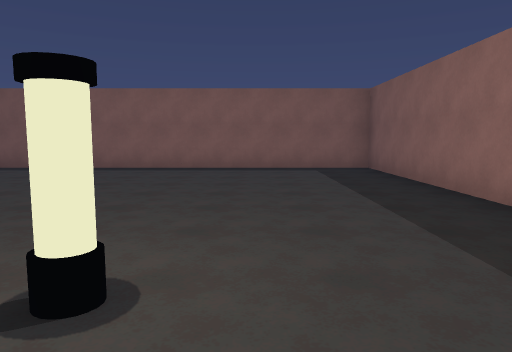
[1] (above)

22 first-person views from a walk through a Unity game level. The camera is 1.5 m above the floor, tilts 6° down and sees 70° across. The floor is counted in squares, 2 m on a side. Each view is taken from the middle of a square. On the plan, view 1 faces up. The plan holds only what a view shows up to about 11 squares ahead; the rest is blank. The place goes on beyond the plan. The player character is not drawn.

[2]
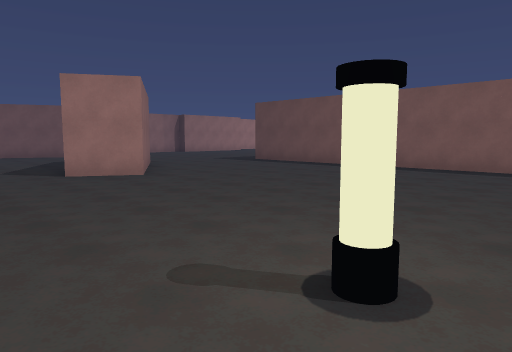

[3]
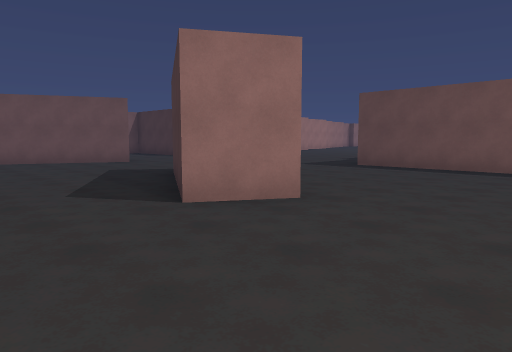

[4]
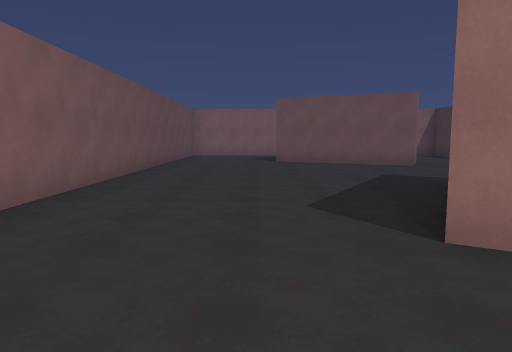

[5]
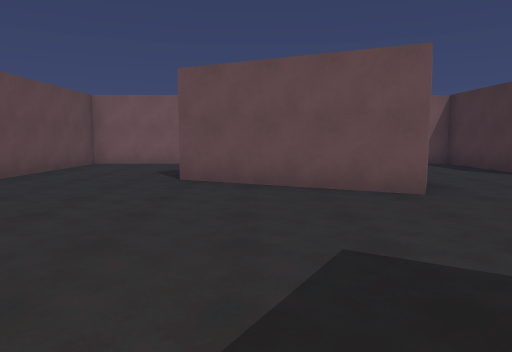

[6]
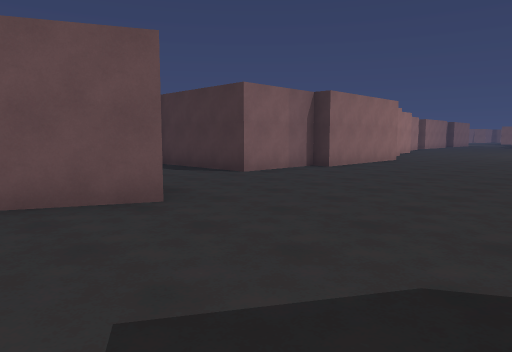

[7]
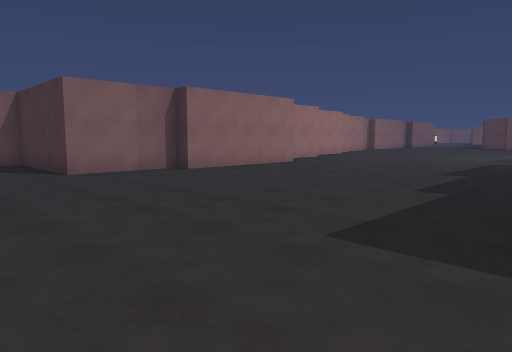

[8]
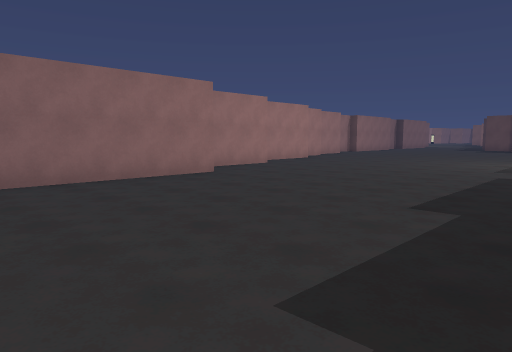

[9]
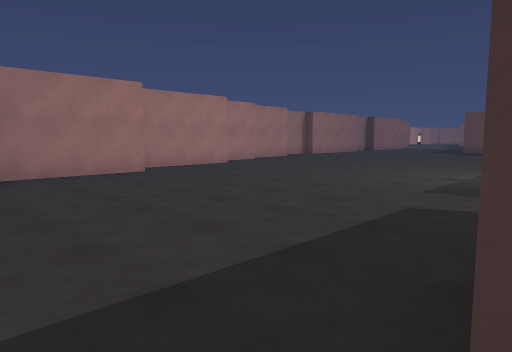

[10]
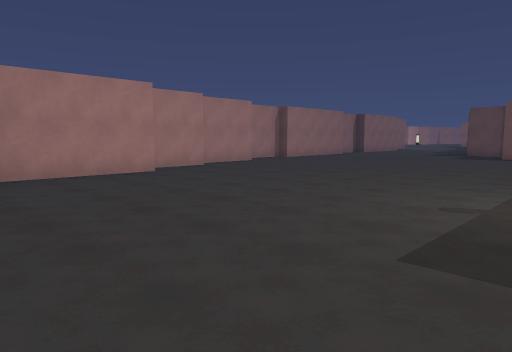

[11]
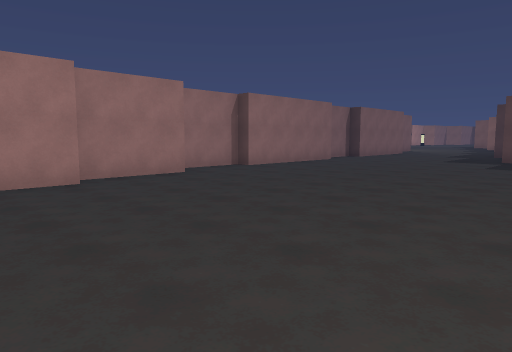

[12]
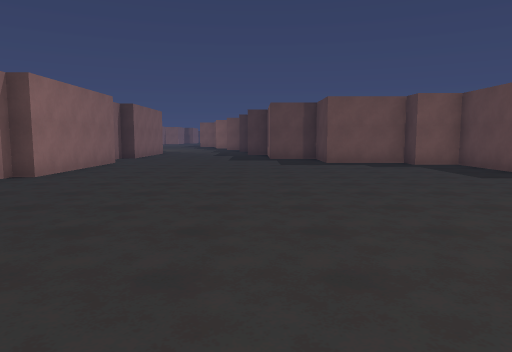

[13]
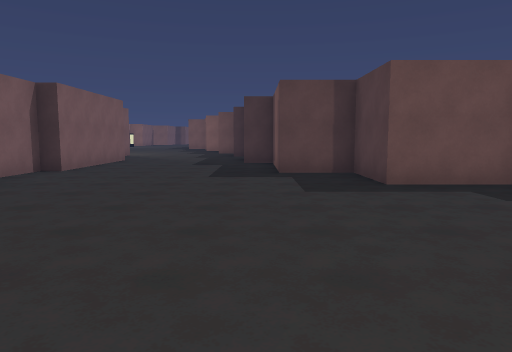

[14]
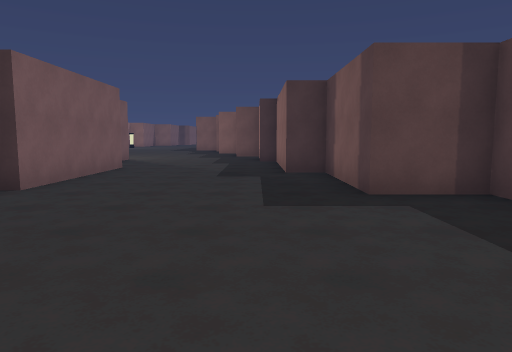

[15]
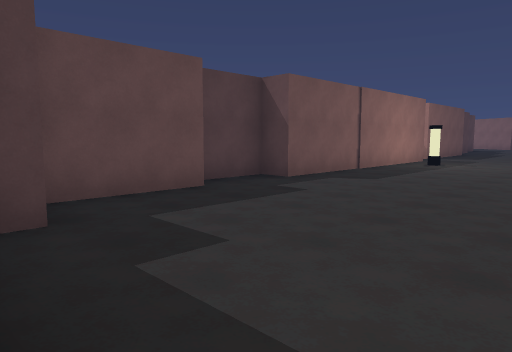

[16]
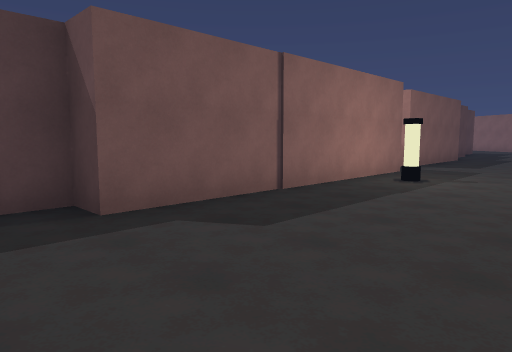

[17]
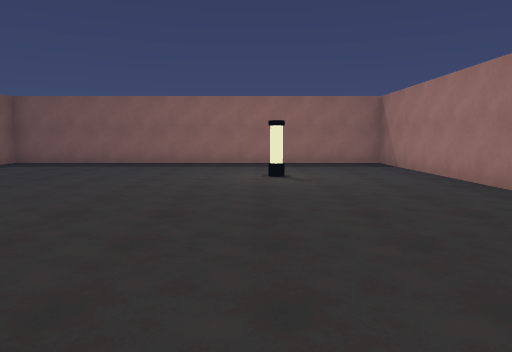

[18]
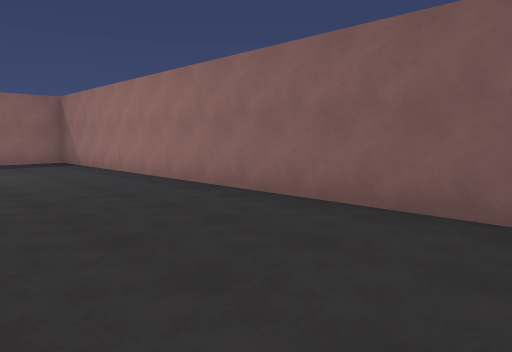

[19]
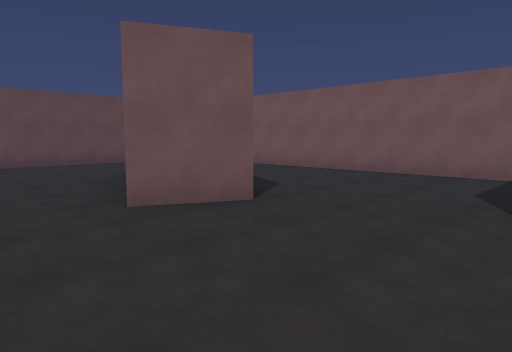

[20]
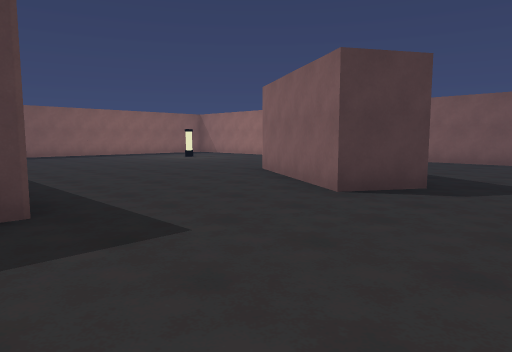

[21]
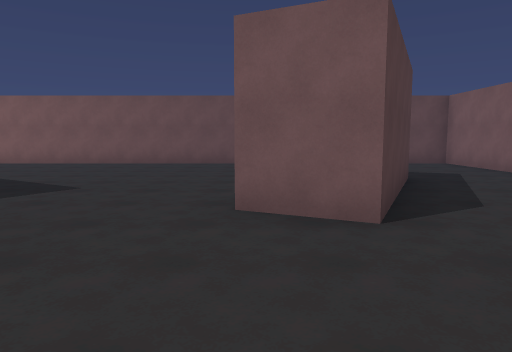

[22]
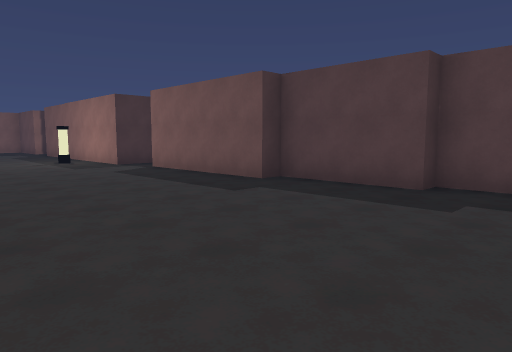

### Floor plan
Points are (right, up) in squares from view 1. A wall is a line through its corners. A room is listed if a view was taken in it or the views show most of it. See-through windows are left out.
Room 1 (views 1, 2, 3, 4, 5, 6, 7, 8, 9, 10, 11, 12, 13, 14, 15, 16, 17, 18, 19, 20, 21, 22)
walls: (-9.2, 11) (-9.2, 12) (-9.8, 12) (-9.8, 14.7) (-10.2, 14.7) (-10.2, 18.8); (-16.4, 15.1) (-16.4, 11.1); (-16.9, 11.1) (-16.9, 8.5) (-20.5, 8.5) (-20.5, -1.7) (2.8, -1.7) (2.8, 9.1) (-9.2, 9.1); (-9.4, 20) (-10.5, 20) (-10.5, 26.6); (-17.5, 18.1) (-17.5, 15.2); (-10.2, 5.6) (-6.8, 3.6) (-7.6, 2.4) (-11, 4.4) (-10.2, 5.6); (-18.4, 21.2) (-18.4, 18.2); (-17.8, 2.3) (-16.1, 5.9) (-14.8, 5.2) (-16.5, 1.6); (-19.2, 23.2) (-19.2, 21.6); (-9.8, 26.6) (-9.8, 28.1); (-19.7, 25.6) (-19.7, 23.2); (-10.5, 28.5) (-10.5, 31.1) (-11.6, 31.1) (-11.6, 31.8) (-13.9, 31.8) (-13.9, 33.8) (-15.5, 33.8) (-15.5, 36.9) (-16.3, 36.9) (-16.3, 38.5); (-20.4, 32) (-20.4, 27.9) (-20.5, 27.9) (-20.5, 26.1); (-20.8, 34.2) (-20.8, 32.9); (-20.4, 38.2) (-20.4, 34.2)
objects: lamp (-11, 22); lamp (-1, 2)

Positions as (right, up) in squares from view 1, and headings:
1: (0, 0), facing up
2: (0, 0), facing up-left
3: (-4, 0), facing up-left
4: (-5, 1), facing left
5: (-10, 3), facing left
6: (-11, 3), facing up-left
7: (-9, 6), facing up-left
8: (-10, 10), facing up-left
9: (-10, 14), facing up-left
10: (-11, 17), facing up-left
11: (-13, 21), facing up-left
12: (-16, 21), facing up
13: (-16, 26), facing up
14: (-17, 29), facing up
15: (-15, 32), facing down-right
16: (-14, 28), facing down-right
17: (-8, 2), facing right
18: (-9, 2), facing down-right
19: (-13, 9), facing down-left
20: (-13, 10), facing down-right
21: (-15, 9), facing down
22: (-15, 10), facing up-right
